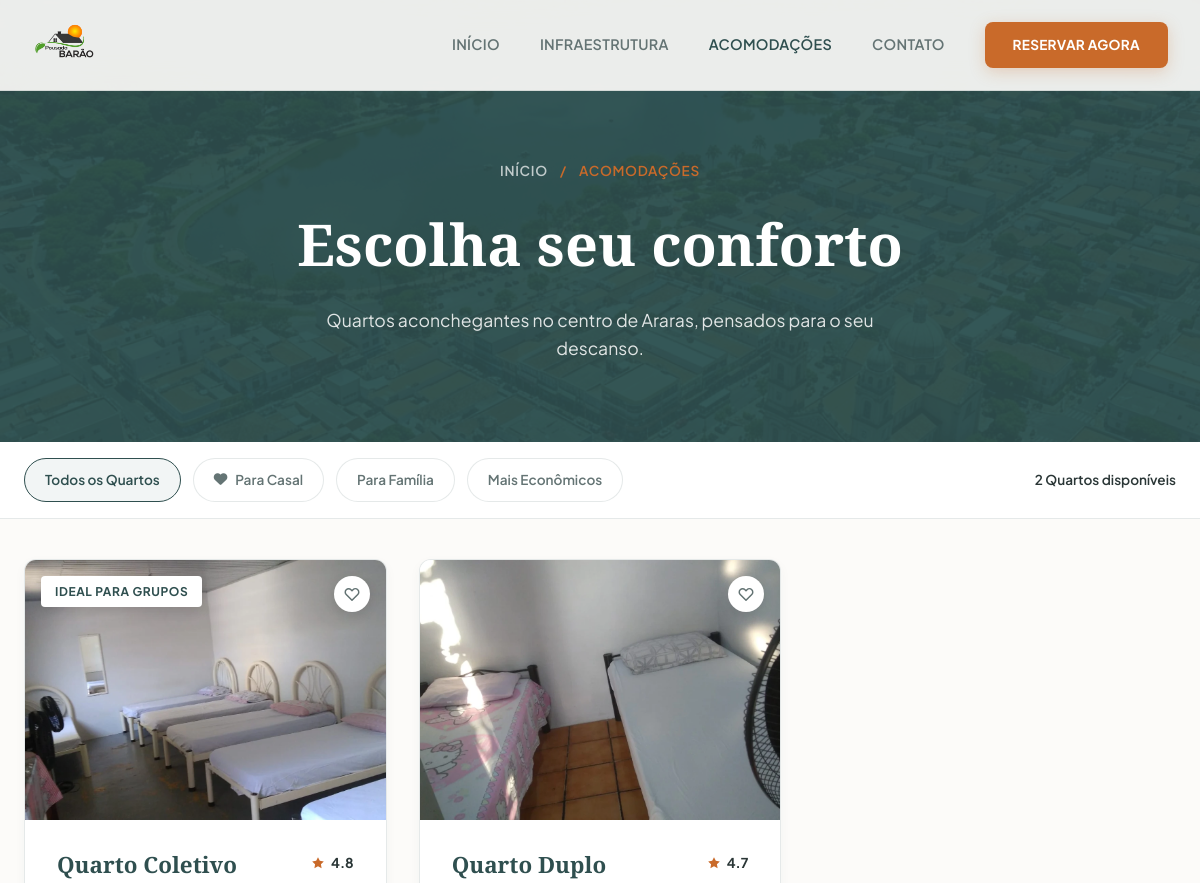
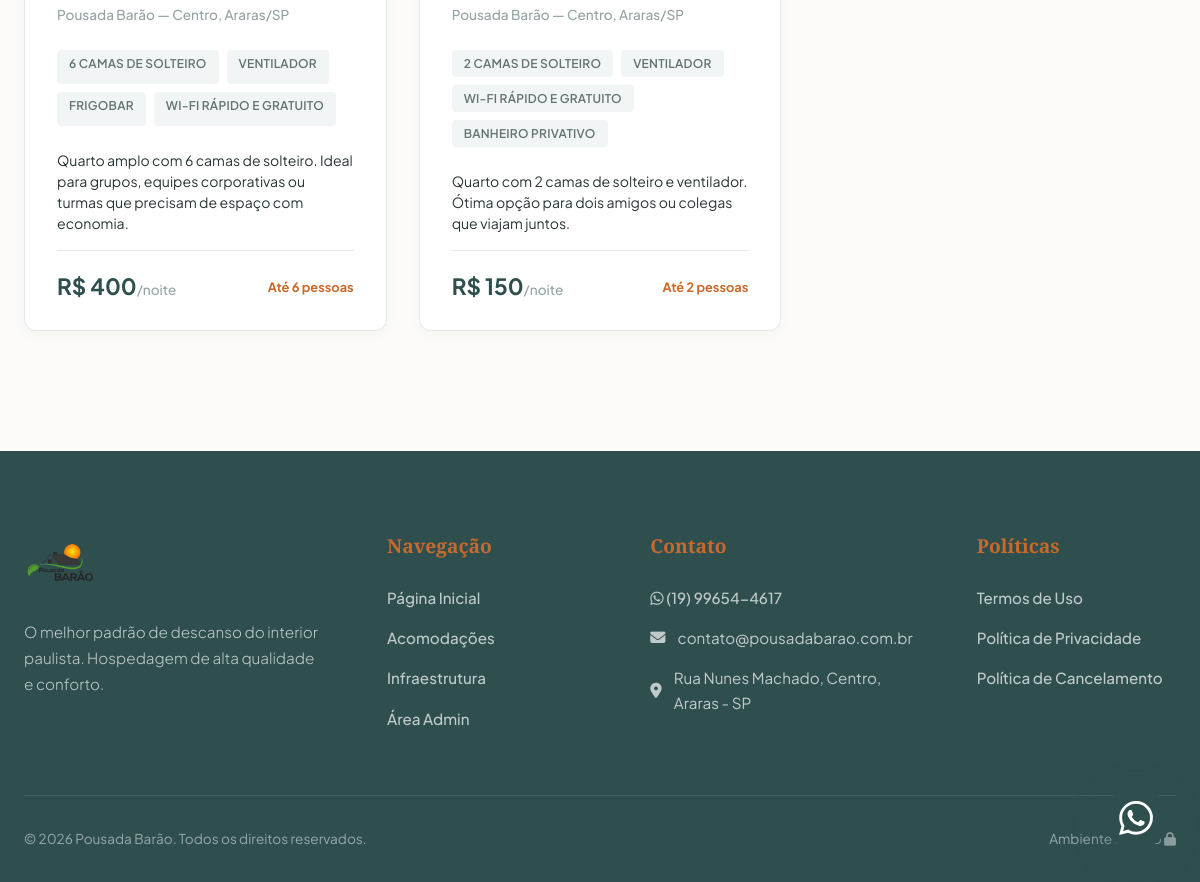
Screenshot of /quartos.php with the database file from the repository (2 pictures, top to bottom).
### tables this page shows
CREATE TABLE IF NOT EXISTS quartos (
    id INT AUTO_INCREMENT PRIMARY KEY,
    nome VARCHAR(120) NOT NULL,
    tipo VARCHAR(40) NOT NULL,
    descricao TEXT NOT NULL,
    descricao_longa TEXT NOT NULL,
    preco DECIMAL(10,2) NOT NULL,
    capacidade INT NOT NULL,
    imagem VARCHAR(255) NOT NULL,
    avaliacao DECIMAL(3,1) NOT NULL DEFAULT 0,
    total_avaliacoes INT NOT NULL DEFAULT 0,
    amenidades JSON NOT NULL,
    badge VARCHAR(80) NOT NULL DEFAULT ''
);

### db.php (called while the page is built, shortened)
<?php
function getPDO(): PDO {
    $host = getenv('MYSQLHOST')     ?: '127.0.0.1';
    $port = getenv('MYSQLPORT')     ?: '3306';
    $user = getenv('MYSQLUSER')     ?: 'root';
    $pass = getenv('MYSQLPASSWORD') ?: '';
    $name = getenv('MYSQLDATABASE') ?: 'pousada';
    $dsn = "mysql:host={$host};port={$port};dbname={$name};charset=utf8mb4";
    $pdo = new PDO($dsn, $user, $pass, [
        PDO::ATTR_ERRMODE            => PDO::ERRMODE_EXCEPTION,
        PDO::ATTR_DEFAULT_FETCH_MODE => PDO::FETCH_ASSOC,
        PDO::ATTR_EMULATE_PREPARES   => false,
    ]);
    ensureSchema($pdo);
    return $pdo;
}
function ensureSchema(PDO $pdo): void {
    try {
        $pdo->query("SELECT 1 FROM quartos LIMIT 1");
        return;
    } catch (PDOException $e) {
    }
}
function mapQuarto(array $row): array {
    $row['id']               = (int)$row['id'];
    $row['preco']            = (float)$row['preco'];
    $row['capacidade']       = (int)$row['capacidade'];
    $row['avaliacao']        = (float)$row['avaliacao'];
    $row['total_avaliacoes'] = (int)$row['total_avaliacoes'];
    $row['amenidades']       = json_decode($row['amenidades'] ?? '[]', true) ?: [];
    return $row;
}
function getQuartos(): array {
    $rows = getPDO()->query("SELECT * FROM quartos ORDER BY id")->fetchAll();
    return array_map('mapQuarto', $rows);
}
?>

### quartos.php (the view, shortened to what this page needs)
<?php
require_once 'db.php';
$filtro_tipo = $_GET['tipo'] ?? '';
$todos_quartos = getQuartos();
$quartos_exibidos = $filtro_tipo
    ? array_filter($todos_quartos, fn($q) => $q['tipo'] === $filtro_tipo)
    : $todos_quartos;
$quartos_exibidos = array_values($quartos_exibidos);
$total_disponiveis = count($quartos_exibidos);
?>
<!DOCTYPE html>
<html lang="pt-BR">
<head>
    <link rel="stylesheet" href="style.css">
    <link rel="stylesheet" href="https://cdnjs.cloudflare.com/ajax/libs/font-awesome/6.4.0/css/all.min.css">
</head>
<body>
    <nav class="nav">
        <div class="nav-inner">
            <a href="index.php" class="nav-logo">
                <img src="img/logo fundo removido.png" alt="Logo Pousada Barão">
            </a>
            <div class="nav-links">
                <a href="index.php">Início</a>
                <a href="infraestrutura.php">Infraestrutura</a>
                <a href="quartos.php" style="color:var(--green)">Acomodações</a>
                <a href="contato.php">Contato</a>
                <a href="reserva.php" class="btn-nav" style="color:#fff;">Reservar Agora</a>
            </div>
        </div>
    </nav>
    <header class="page-hero">
        <div class="breadcrumb">
            <a href="index.php">Início</a> <span>/</span> Acomodações
        </div>
        <h1>Escolha seu conforto</h1>
        <p>Quartos aconchegantes no centro de Araras, pensados para o seu descanso.</p>
    </header>
    <div class="filter-bar">
        <div class="filter-inner">
            <a href="quartos.php" class="filter-btn <?= !$filtro_tipo ? 'active' : '' ?>">Todos os Quartos</a>
            <a href="quartos.php?tipo=casal" class="filter-btn <?= $filtro_tipo === 'casal' ? 'active' : '' ?>">
                <i class="fa-solid fa-heart" style="font-size:0.85rem;"></i> Para Casal
            </a>
            <a href="quartos.php?tipo=familia" class="filter-btn <?= $filtro_tipo === 'familia' ? 'active' : '' ?>">Para Família</a>
            <a href="quartos.php?tipo=solteiro" class="filter-btn <?= $filtro_tipo === 'solteiro' ? 'active' : '' ?>">Mais Econômicos</a>
            <span style="font-size:0.85rem; color:var(--gray-500); font-weight:600"><?= $total_disponiveis ?> <?= $total_disponiveis === 1 ? 'Quarto disponível' : 'Quartos disponíveis' ?></span>
        </div>
    </div>
    <section class="section" style="padding-top: 40px;">
        <div class="section-inner">
            <?php if (empty($quartos_exibidos)): ?>
                <div style="text-align:center; padding: 80px 0; color: var(--text-muted);">
                    <i class="fa-solid fa-bed" style="font-size: 3rem; margin-bottom: 16px; opacity:0.3;"></i>
                    <p style="font-size: 1.1rem; font-weight: 600;">Nenhum quarto encontrado para este filtro.</p>
                    <a href="quartos.php" style="color: var(--orange); font-weight: 700; margin-top: 8px; display:inline-block;">Ver todos os quartos →</a>
                </div>
            <?php else: ?>
            <div class="rooms-grid">
                <?php foreach ($quartos_exibidos as $quarto):
                    $amenidades_pill = array_slice($quarto['amenidades'], 0, 4);
                ?>
                <a href="quarto-detalhe.php?id=<?= $quarto['id'] ?>" class="room-card">
                    <div class="room-card-img">
                        <img src="<?= htmlspecialchars($quarto['imagem']) ?>" alt="<?= htmlspecialchars($quarto['nome']) ?>">
                        <?php if (!empty($quarto['badge'])): ?>
                            <div class="room-badge"><?= htmlspecialchars($quarto['badge']) ?></div>
                        <?php endif; ?>
                        <button class="room-fav" onclick="return false;" title="Favoritar"><svg viewBox="0 0 24 24" fill="none"><path d="M4.318 6.318a4.5 4.5 0 000 6.364L12 20.364l7.682-7.682a4.5 4.5 0 00-6.364-6.364L12 7.636l-1.318-1.318a4.5 4.5 0 00-6.364 0z" stroke-width="2" stroke-linecap="round" stroke-linejoin="round"/></svg></button>
                    </div>
                    <div class="room-card-body">
                        <div class="room-card-top">
                            <h3 class="room-name"><?= htmlspecialchars($quarto['nome']) ?></h3>
                            <div class="room-stars">
                                <svg viewBox="0 0 24 24"><path d="M12 2l3.09 6.26L22 9.27l-5 4.87 1.18 6.88L12 17.77l-6.18 3.25L7 14.14 2 9.27l6.91-1.01L12 2z"/></svg>
                                <?= number_format($quarto['avaliacao'], 1) ?>
                            </div>
                        </div>
                        <div class="room-location">Pousada Barão &mdash; Centro, Araras/SP</div>
                        <div class="room-amenities">
                            <?php foreach ($amenidades_pill as $a): ?>
                                <span class="amenity-pill"><?= htmlspecialchars($a) ?></span>
                            <?php endforeach; ?>
                        </div>
                        <p style="font-size: 0.88rem; color: var(--gray-500); margin-bottom: 16px; line-height: 1.5;">
                            <?= htmlspecialchars($quarto['descricao']) ?>
                        </p>
                        <div class="room-footer">
                            <div class="room-price">R$ <?= number_format($quarto['preco'], 0, ',', '.') ?><span>/noite</span></div>
                            <span style="font-size: 0.8rem; font-weight: 700; color: var(--orange);">
                                Até <?= $quarto['capacidade'] ?> <?= $quarto['capacidade'] === 1 ? 'pessoa' : 'pessoas' ?>
                            </span>
                        </div>
                    </div>
                </a>
                <?php endforeach; ?>
            </div>
            <?php endif; ?>
        </div>
    </section>
    <footer class="footer">
        <div class="footer-inner">
            <div class="footer-grid">
                <div class="footer-brand">
                    <div class="nav-logo" style="color:#fff">
                        <img src="img/logo fundo removido.png" alt="Logo Pousada Barão">
                    </div>
                    <p>O melhor padrão de descanso do interior paulista. Hospedagem de alta qualidade e conforto.</p>
                </div>
                <div class="footer-col">
                    <h4>Navegação</h4>
                    <ul>
                        <li><a href="index.php">Página Inicial</a></li>
                        <li><a href="quartos.php">Acomodações</a></li>
                        <li><a href="infraestrutura.php">Infraestrutura</a></li>
                        <li><a href="admin.php">Área Admin</a></li>
                    </ul>
                </div>
                <div class="footer-col">
                    <h4>Contato</h4>
                    <ul>
                        <li><a href="https://wa.me/5519996544617"><i class="fa-brands fa-whatsapp"></i> (19) 99654-4617</a></li>
                        <li><i class="fa-solid fa-envelope"></i> contato@pousadabarao.com.br</li>
                        <li><i class="fa-solid fa-location-dot"></i> Rua Nunes Machado, Centro, Araras - SP</li>
                    </ul>
                </div>
                <div class="footer-col">
                    <h4>Políticas</h4>
                    <ul>
                        <li><a href="termos.php">Termos de Uso</a></li>
                        <li><a href="privacidade.php">Política de Privacidade</a></li>
                        <li><a href="cancelamento.php">Política de Cancelamento</a></li>
                    </ul>
                </div>
            </div>
            <div class="footer-bottom">
                <p>&copy; <?= date('Y') ?> Pousada Barão. Todos os direitos reservados.</p>
                <p>Ambiente Seguro <i class="fa-solid fa-lock"></i></p>
            </div>
        </div>
    </footer>
    <a href="https://wa.me/5519996544617" class="whatsapp-float" target="_blank" title="Fale conosco no WhatsApp">
    </a>
</body>
</html>

### rows the page displays
quartos: imagem (picture), badge "IDEAL PARA GRUPOS", nome "Quarto Coletivo", avaliacao "4.8", a "6 CAMAS DE SOLTEIRO", a "VENTILADOR", a "FRIGOBAR", a "WI-FI RÁPIDO E GRATUITO", descricao "Quarto amplo com 6 camas de solteiro. Ideal para grupos, equipes corporativas ou turmas que precisam de espaço com economia.", preco "400", capacidade "6", shows "pessoas"
quartos: imagem (picture), nome "Quarto Duplo", avaliacao "4.7", a "2 CAMAS DE SOLTEIRO", a "VENTILADOR", a "WI-FI RÁPIDO E GRATUITO", a "BANHEIRO PRIVATIVO", descricao "Quarto com 2 camas de solteiro e ventilador. Ótima opção para dois amigos ou colegas que viajam juntos.", preco "150", capacidade "2", shows "pessoas"

### other values shown
$total_disponiveis "2"
